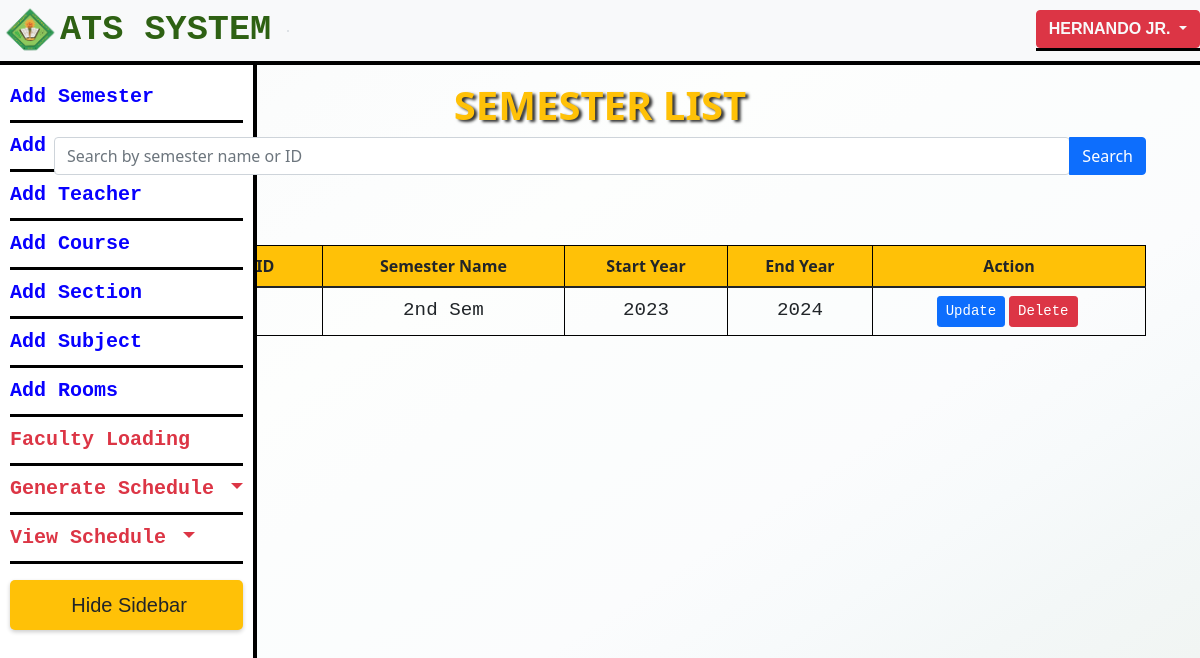
/semester_list.php (signed in), run on the app's committed database.
### tables this page shows
CREATE TABLE `users` (
  `id` int(11) NOT NULL,
  `name` varchar(255) NOT NULL,
  `email` varchar(255) NOT NULL,
  `password` varchar(255) NOT NULL,
  `login_attempts` int(11) DEFAULT 0,
  `last_failed_login` timestamp NULL DEFAULT NULL
);

CREATE TABLE `semesters` (
  `id` int(11) NOT NULL,
  `semester_name` varchar(50) NOT NULL,
  `semester_id` varchar(100) NOT NULL,
  `start_year` bigint(255) NOT NULL,
  `end_year` bigint(255) NOT NULL
);

### semester_list.php (the view, shortened to what this page needs)
<?php
include 'database_connection.php';
include 'index.php';
?>
<!doctype html>
<html lang="en">
<head>
    <link href="https://cdn.jsdelivr.net/npm/bootstrap@5.0.2/dist/css/bootstrap.min.css" rel="stylesheet"
>
    <link rel="stylesheet" href="css/dashboard.css">
    <link rel="stylesheet" href="https://cdn.jsdelivr.net/npm/bootstrap@5.1.3/dist/css/bootstrap.min.css"
>
</head>
<body>
    <div class="container">
        <div class="container">
        <h1 style="  text-shadow: 3px 2px 3px rgba(0, .5, 0, .80)" class="fw-bolder text-center text-warning mt-3 text-outline">SEMESTER LIST</H1>
            <form method="POST" action="semester_list.php">
                <div class="input-group mb-3">
                    <input type="text" class="form-control rounded" placeholder="Search by semester name or ID" name="search">
                    <button type="submit" class="btn btn-primary">Search</button>
                </div>
            </form>
            <a href="semester_create.php" class="btn btn-success mb-3">Add Semester</a>
            <table class="table table-bordered table-hover text-center" style="border:1px solid black">
              <thead class="bg-warning">
                    <tr>
                        <th>No.</th>
                        <th>Semester ID</th>
                        <th>Semester Name</th>
                        <th>Start Year</th>
                        <th>End Year</th>
                        <th>Action</th>
                    </tr>
                </thead>
                <tbody style="font-size:1.2rem;font-family:monospace">
                    <?php
                    if (isset($_POST['search'])) {
                        $search_term = $_POST['search'];
                        $query = "SELECT * FROM semesters WHERE semester_name LIKE '%$search_term%' OR semester_id LIKE '%$search_term%'";
                        $result = $conn->query($query);
                        if (!$result) {
                            die("Error executing search query: " . $conn->error);
                        }
                    } else {
                        $query = "SELECT * FROM semesters";
                        $result = $conn->query($query);
                    }
                    if ($result->num_rows > 0) {
                        $i = 1;
                        while ($row = $result->fetch_assoc()) {
                            echo "<tr>";
                            echo "<td>" . $i . "</td>";
                            echo "<td>" . $row["semester_id"] . "</td>";
                            echo "<td>" . $row["semester_name"] . "</td>";
                            echo "<td>" . $row["start_year"] . "</td>";
                            echo "<td>" . $row["end_year"] . "</td>";
                            echo "<td><a href='semester_update.php?id=" . $row["id"] . "' class='btn btn-primary btn-sm me-1'>Update</a>";
                            echo "<a href='semester_list.php?delete_id=" . $row["id"] . "' class='btn btn-danger btn-sm me-1'>Delete</a></td>";
                            echo "</tr>";
                            $i++;
                        }
                    } else {
                        echo "No results found";
                    }
                    ?>
                </tbody>
            </table>
        </div>
    </div>
</body>
</html>

### index.php (shortened to what this page needs)
<?php
include 'database_connection.php';
?>
<!doctype html>
<html lang="en">
<head>
    <link href="https://cdn.jsdelivr.net/npm/bootstrap@5.0.2/dist/css/bootstrap.min.css" rel="stylesheet"
>
    <link rel="stylesheet" href="css/index.css">
    <link rel="stylesheet" href="https://cdn.jsdelivr.net/npm/bootstrap@5.1.3/dist/css/bootstrap.min.css"
>
</head>
<body style="background-color: #d5fefd; background-image: linear-gradient(to left top, #f0f2ee, #f1f5f3, #f3f7f7, #f7fafb, #fbfcfd, #fbfdfd, #fcfdfd, #fdfefd, #fcfdfd, #fbfcfc, #fafafa, #f9f9f9);"
    class="d-flex flex-column min-vh-100" ;>
    <nav class="navbar navbar-expand bg-light sticky-top">
        <a class="navbar-brand" href="dashboard.php">
            <div class="d-flex align-items-center">
            <img src="logos/CVSU_LOGO.png" alt="Logo" id="logo" class="sidebar-toggle-image">
                </div>
                <span class="navbar-brand-label"
                        style="color: #2e6113; font-family: Consolas, monospace; font-size: 2.2rem;">ATS SYSTEM</span>
        </a>
        <div class=" bg-gray text-warning border ms-12  fw-bolder ">
            <?php
            if (isset($_SESSION['user_id'])) {
                $user_id = $_SESSION['user_id'];
                $sql = "SELECT * FROM users WHERE id='$user_id'";
                $result = mysqli_query($conn, $sql);
                $user_data = mysqli_fetch_assoc($result);
            }
            ?>
        </div>
        <div class="navbar-nav ms-auto">
            <li class="nav-item dropdown">
                <div class="dropdown">
                    <button class="fw-bolder btn btn-danger  text-center text-light dropdown-toggle" type="button"
                        id="userDropdown" data-bs-toggle="dropdown" aria-expanded="false">
                        <?php echo $user_data['name']; ?>
                    </button>
                </div>
        </div>
    </nav>
    <div class="container-fluid wrapper">
        <div class="d-flex content">
            <div class="sidebar">
                <ul class="navbar-nav">
                    <li class="nav-item">
                        <a class="nav-link hover-color" href="semester_list.php">Add Semester</a>
                    </li>
                    <li class="nav-item">
                        <a class="nav-link hover-color" href="days_list.php">Add Day</a>
                    </li>
                    <li class="nav-item">
                        <a class="nav-link hover-color" href="teacher_list.php">Add Teacher</a>
                    </li>
                    <li class="nav-item">
                        <a class="nav-link hover-color" href="course_list.php">Add Course</a>
                    </li>
                    <li class="nav-item">
                        <a class="nav-link hover-color" href="section_list.php">Add Section</a>
                    </li>
                    <li class="nav-item">
                        <a class="nav-link hover-color" href="subject_list.php">Add Subject</a>
                    </li>
                    <li class="nav-item">
                        <a class="nav-link hover-color" href="room_list.php">Add Rooms</a>
                    </li>
                    <li class="nav-item">
                        <a class="nav-link hover-color text-danger" href="faculty_loading_list.php">Faculty Loading</a>
                    </li>
                    <li class="nav-item dropdown">
                        <a class="nav-link hover-color dropdown-toggle text-danger" href="#" id="scheduleDropdown" role="button"
                            data-bs-toggle="dropdown" aria-expanded="false">
                            Generate Schedule
                        </a>
                    </li>
                </ul>
                <li class="nav-item dropdown">
                    <a class="nav-link hover-color dropdown-toggle text-danger" href="#" id="scheduleDropdown" role="button"
                        data-bs-toggle="dropdown" aria-expanded="false">
                        View Schedule
                    </a>
                </li>
                <button id="hideSidebar" class="sidebar-toggle btn-warning text-dark text-center mt-3"
                    style="padding: 10px 20px; border-radius: 5px; border: none; cursor: pointer; transition: background-color 0.3s; box-shadow: 0 2px 4px rgba(0, 0, 0, 0.2);">
                    <i class="fas fa-bars" style="margin-right: 5px;"></i> Hide Sidebar
                </button>
            </div>
        </div>
    </div>
</body>
</html>

### css/index.css (style rules this page uses)
.navbar-brand img { max-width: 3em; height: auto; }
.navbar-nav { display: flex; flex-wrap: wrap; font-size: 20px; font-family: "Gill Sans", "Gill Sans MT", Calibri, "Trebuchet MS", sans-serif; }
.navbar { height: 65px; border-bottom: 4px solid #000000; }
.sidebar { position: fixed; top: 64px; bottom: 0; left: 0; overflow-x: hidden; transition: 0.5s; padding: 10px; border-right: 4px solid #000000; background-color: rgb(255, 255, 255); }
.nav-item { border-bottom: 3px solid #000000; margin: 0; text-align: left; }
.nav-link { font-weight: bold; font-family: Consolas, monospace; color: rgb(8, 0, 255) !important; background-color:rgb(255, 255, 255); }
.navbar-brand-label { color: #050505; font-size: 25px; font-family: Arial, sans-serif; font-weight: bold; }
.navbar-brand { display: flex; align-items: center; }
.btn-success { background-color: #4bb543; border: none; border-radius: 10px; box-shadow: 5px 5px 20px rgba(0, 0, 0, 0.1); padding: 10px 15px; }

### data on the page
users: name "HERNANDO JR."
semesters: semester_name "2nd Sem", start_year "2023", end_year "2024"
